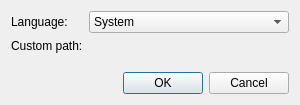
<?xml version="1.0" encoding="UTF-8"?>
<ui version="4.0">
 <class>Meerkat::LocaleDialog</class>
 <widget class="QDialog" name="Meerkat::LocaleDialog">
  <property name="geometry">
   <rect>
    <x>0</x>
    <y>0</y>
    <width>300</width>
    <height>105</height>
   </rect>
  </property>
  <property name="windowTitle">
   <string>Switch Application Language</string>
  </property>
  <layout class="QVBoxLayout" name="verticalLayout">
   <item>
    <layout class="QFormLayout" name="formLayout">
     <item row="0" column="0">
      <widget class="QLabel" name="languageLabel">
       <property name="text">
        <string>Language:</string>
       </property>
       <property name="buddy">
        <cstring>languageComboBox</cstring>
       </property>
      </widget>
     </item>
     <item row="1" column="0">
      <widget class="QLabel" name="customLabel">
       <property name="text">
        <string>Custom path:</string>
       </property>
       <property name="buddy">
        <cstring>customFilePathWidget</cstring>
       </property>
      </widget>
     </item>
     <item row="0" column="1">
      <widget class="QComboBox" name="languageComboBox">
       <item>
        <property name="text">
         <string>System</string>
        </property>
       </item>
       <item>
        <property name="text">
         <string>Custom</string>
        </property>
       </item>
      </widget>
     </item>
     <item row="1" column="1">
      <widget class="Meerkat::FilePathWidget" name="customFilePathWidget" native="true">
       <property name="enabled">
        <bool>false</bool>
       </property>
      </widget>
     </item>
    </layout>
   </item>
   <item>
    <widget class="QDialogButtonBox" name="buttonBox">
     <property name="orientation">
      <enum>Qt::Horizontal</enum>
     </property>
     <property name="standardButtons">
      <set>QDialogButtonBox::Cancel|QDialogButtonBox::Ok</set>
     </property>
    </widget>
   </item>
  </layout>
 </widget>
 <customwidgets>
  <customwidget>
   <class>Meerkat::FilePathWidget</class>
   <extends>QWidget</extends>
   <header>src/ui/FilePathWidget.h</header>
   <container>1</container>
  </customwidget>
 </customwidgets>
 <resources/>
 <connections>
  <connection>
   <sender>buttonBox</sender>
   <signal>accepted()</signal>
   <receiver>Meerkat::LocaleDialog</receiver>
   <slot>accept()</slot>
   <hints>
    <hint type="sourcelabel">
     <x>248</x>
     <y>254</y>
    </hint>
    <hint type="destinationlabel">
     <x>157</x>
     <y>274</y>
    </hint>
   </hints>
  </connection>
  <connection>
   <sender>buttonBox</sender>
   <signal>rejected()</signal>
   <receiver>Meerkat::LocaleDialog</receiver>
   <slot>reject()</slot>
   <hints>
    <hint type="sourcelabel">
     <x>316</x>
     <y>260</y>
    </hint>
    <hint type="destinationlabel">
     <x>286</x>
     <y>274</y>
    </hint>
   </hints>
  </connection>
 </connections>
</ui>
